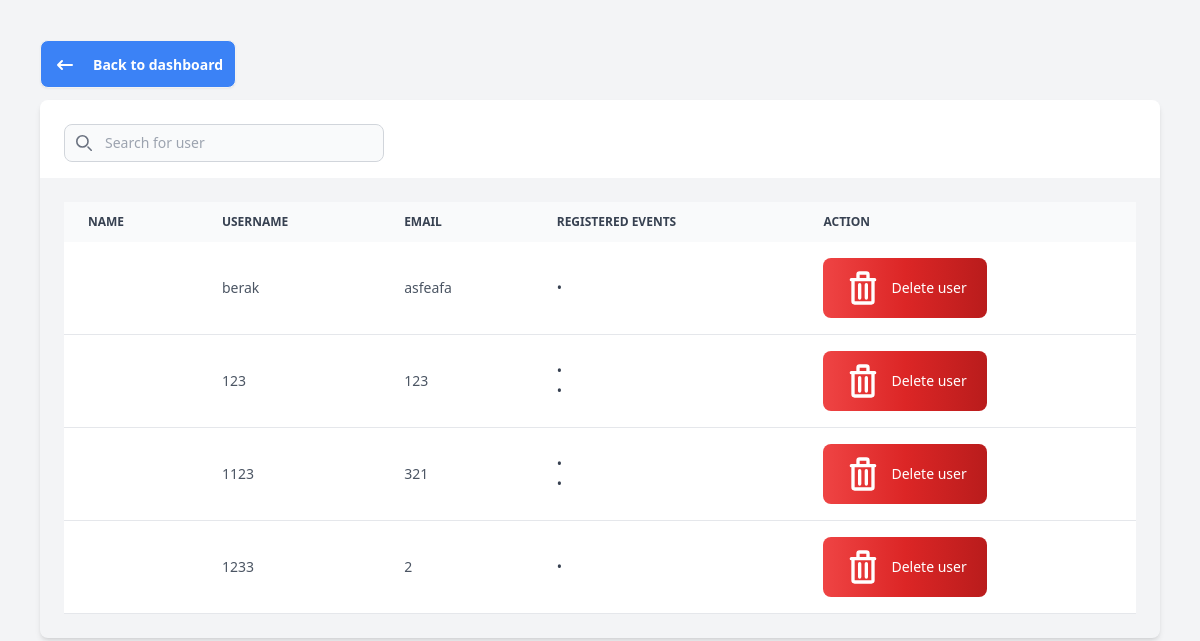
The page /public/admin/registered_user.php on the database as committed earlier.
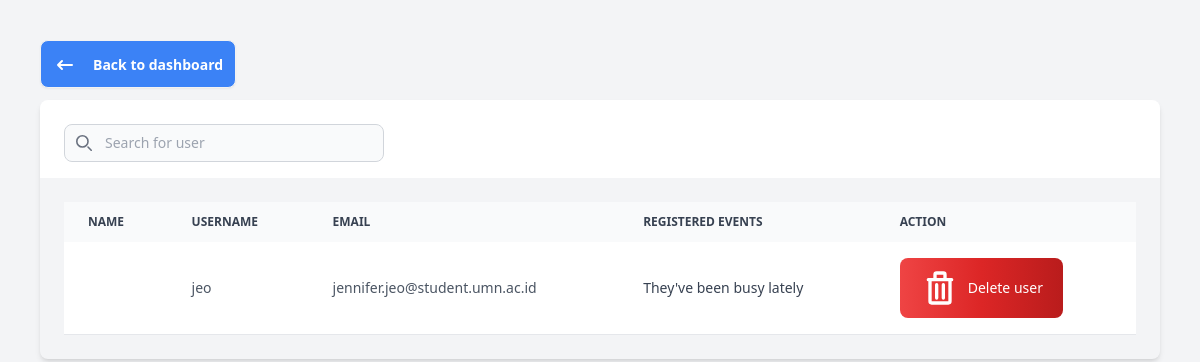
The same page on the database as committed later.
### tables this page shows
CREATE TABLE `user` (
  `user_id` int(11) NOT NULL,
  `username` varchar(100) NOT NULL,
  `password` varchar(100) NOT NULL,
  `email` varchar(100) NOT NULL,
  `last_login_at` datetime DEFAULT NULL,
  `first_name` varchar(50) NOT NULL,
  `last_name` varchar(50) NOT NULL,
  `gender` varchar(10) DEFAULT NULL,
  `headline` varchar(100) DEFAULT NULL,
  `bio` varchar(255) DEFAULT NULL,
  `profile_image` varchar(255) DEFAULT NULL,
  `created_at` timestamp NOT NULL DEFAULT current_timestamp(),
  `password_reset_token` varchar(255) DEFAULT NULL,
  `password_reset_expires_at` datetime DEFAULT NULL
);

### public/DB.php (called while the page is built, shortened)
<?php
function connectDB() {
    try {
        $dsn = "mysql:host=" . DB_HOST . ";dbname=" . DB_NAME;
        $pdo = new PDO($dsn, DB_USER, DB_PASS);
        $pdo->setAttribute(PDO::ATTR_ERRMODE, PDO::ERRMODE_EXCEPTION);
        $pdo->setAttribute(PDO::ATTR_DEFAULT_FETCH_MODE, PDO::FETCH_ASSOC);
        return $pdo;
    } catch(PDOException $e) {
        die("Connection failed: " . $e->getMessage());
    }
}

### public/admin/registered_user.php (the view, shortened to what this page needs)
<?php
require_once('../DB.php');
$sql = "SELECT user_id,username,email,COALESCE(CONCAT(first_name, ' ', last_name), first_name) as name FROM user";
$stmt = connectDB()->prepare($sql);
$stmt->execute();
$users = $stmt->fetchAll(PDO::FETCH_ASSOC);
function getUserEvents($userid){
    $sql = "SELECT e.event_name as eventName
            FROM event e
            JOIN event_participants ep
            ON ep.event_id = e.event_id
            JOIN user u
            ON ep.user_id = u.user_id
            WHERE ep.user_id = :id";
    $stmt = connectDB()->prepare($sql);
    $id = $userid;
    $stmt->bindParam(":id", $id, PDO::PARAM_INT);
    $stmt->execute();
    $event = $stmt->fetchAll(PDO::FETCH_ASSOC);
    return $event;
}
?>
<html lang="en">
<head>
    <link href="../styles.css" rel="stylesheet">
    <script src="https://cdn.tailwindcss.com"></script>
    <link href="https://cdn.jsdelivr.net/npm/flowbite@2.5.2/dist/flowbite.min.css" rel="stylesheet" />
</head>
<body class="bg-gray-100 p-10">
    <a href="admin_dashboard.php" class="btn bg-blue-500 inline-flex items-center p-3 text-white rounded-lg">
        <svg class="w-6 h-6 mr-2 text-white" aria-hidden="true" xmlns="http://www.w3.org/2000/svg" width="24" height="24" fill="none" viewBox="0 0 24 24">
            <path stroke="currentColor" stroke-linecap="round" stroke-linejoin="round" stroke-width="2" d="M5 12h14M5 12l4-4m-4 4 4 4"/>
        </svg>
        Back to dashboard
    </a>
    <div class="mt-3 relative overflow-x-auto shadow-md rounded-lg dark:bg-gray-900">
        <div class="flex items-center space-y-4 md:space-y-0 pb-4 bg-white dark:bg-gray-900 p-6">
            <div class="relative">
                <div class="absolute inset-y-0 rtl:inset-r-0 start-0 flex items-center ps-3 pointer-events-none">
                </div>
                <input type="text" id="table-search-users" class="block p-2 ps-10 text-sm text-gray-900 border border-gray-300 rounded-lg w-50 md:w-80 bg-gray-50 focus:ring-blue-500 focus:border-blue-500 dark:bg-gray-700 dark:border-gray-600 dark:placeholder-gray-400 dark:text-white dark:focus:ring-blue-500 dark:focus:border-blue-500" placeholder="Search for user">
            </div>
        </div>
        <?php if ($stmt->rowCount() > 0): ?>
            <div class="relative overflow-x-auto p-6">
                <table class="w-full text-sm text-left rtl:text-right text-gray-500 dark:text-gray-400">
                    <thead class="text-xs text-gray-700 uppercase bg-gray-50 dark:bg-gray-700 dark:text-gray-400">
                        <tr>
                            <th scope="col" class="px-6 py-3">
                                Name
                            </th>
                            <th scope="col" class="px-6 py-3">
                                Username
                            </th>
                            <th scope="col" class="px-6 py-3">
                                Email
                            </th>
                            <th scope="col" class="px-6 py-3">
                                Registered events
                            </th>
                            <th scope="col" class="px-6 py-3">
                                Action
                            </th>
                        </tr>
                    </thead>
                    <tbody>
                        <?php foreach ($users as $user) { ?>
                        <tr class="bg-white border-b dark:bg-gray-800 dark:border-gray-700 hover:bg-gray-50 dark:hover:bg-gray-600">
                            <th scope="row" class="px-3 py-4 font-medium text-gray-900 whitespace-nowrap dark:text-white">
                            </th>
                            <td class="px-6 py-4">
                                <p class="dark:text-white text-gray-600"><?= htmlspecialchars($user['username']) ?></p>
                            </td>
                            <td class="px-6 py-4">
                                <p class="dark:text-white text-gray-600"><?= htmlspecialchars($user['email']) ?></p>
                            </td>
                            <td class="px-6 py-4">
                                <?php
                                $events = getUserEvents($user['user_id']);
                                if (!empty($events)) {
                                    foreach ($events as $event) {?>
                                        <p class="text-gray-700 dark:text-white">• <?= htmlspecialchars($event['eventName']) ?></p>
                                    <?php }
                                } else { ?>
                                    <p class="text-gray-700 dark:text-white">They've been busy lately</p>
                                <?php } ?>
                            </td>
                            <td class="px-6 py-4 flex flex-row space-x-3 ">
                                <button type="button"
                                        data-modal-target="popup-modal-<?= htmlspecialchars($user['user_id']) ?>"
                                        data-modal-toggle="popup-modal-<?= htmlspecialchars($user['user_id']) ?>"
                                        class="delete-event-btn items-center flex flex-row text-white bg-gradient-to-r from-red-500 via-red-600 to-red-700 hover:bg-gradient-to-br focus:ring-4 focus:outline-none focus:ring-red-300 dark:focus:ring-red-800 font-medium rounded-lg text-sm px-5 py-2.5">
                                    Delete user
                                </button>
                            </td>
                        </tr>
                    <?php } ?>
                    </tbody>
                </table>
            </div>
        <?php else: ?>
            <p>No user found</p>
        <?php endif; ?>
    </div>
</body>
</html>

Rows that differ between the two databases and show on the page:
removed user: username "berak", email "asfeafa"
removed user: username "123", email "123"
removed user: username "1123", email "321"
removed user: username "1233", email "2"
added user: username "jeo", email "jennifer.jeo@student.umn.ac.id", shows "They've been busy lately"
